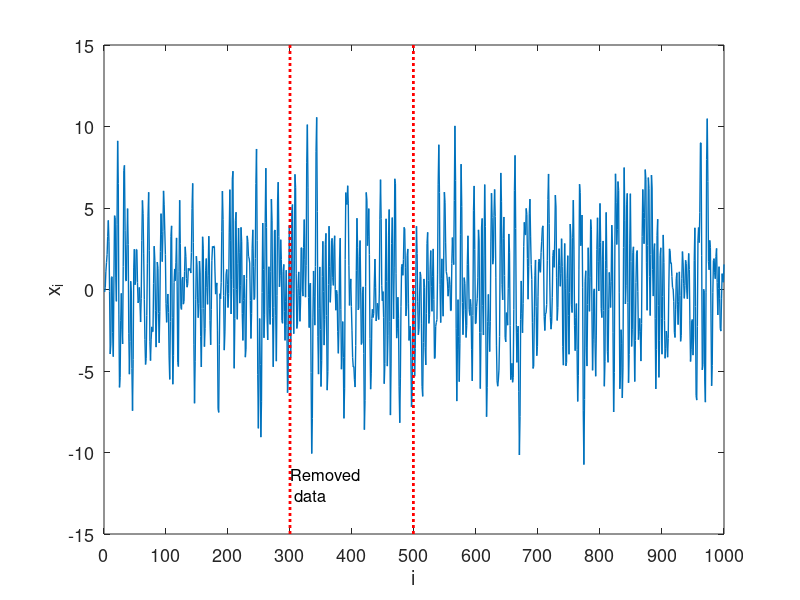

The MATLAB script that drew this image: (Note: this script raises an error after producing the figure.)
%Tests the Gibbs sampling algorithm on AR modeled data of 4th order

clear;close all;
global order N x_damaged zSize y mstart mplusl y1 y2 ylims

order=4; %order of AR model
N=1000; %size of data
mstart=300; %data removal starts from here
mplusl=499; %data removed until here
zSize=mplusl-mstart;

%Generate AR modeled data
c = fir1(256, 0.5);
[alpha,p0] = lpc(c,order);
e = randn(1,N);
x = filter(1,alpha,e);
original_z=x(mstart:mplusl-1);

figure;
plot(x,'LineWidth',1);
xlim([0 N])
ylim([-15 15])
set(gca,'FontSize',13)
ylims = get(gca,'YLim');
hold on
plot([mstart mstart],ylims, 'r:','LineWidth',2);
hold on
plot([mplusl mplusl],ylims, 'r:','LineWidth',2);
xlabel('i');
ylabel('x_i');
text(mstart+0.5,ylims(1)+3,sprintf('Removed\n data'),'FontSize',12);
set(gca,'XTick',0:N/10:N)

%remove part of the data
y1=x(1:mstart-1);
y2=x(mplusl:end);
y=[y1 y2];
x_damaged=x;
x_damaged(mstart:mplusl-1)=0;

%restore data
iters=2*zSize;
burnIn=50;
x_restored=gibbs_sampler_audio_restoration(x_damaged,iters,burnIn);

print -deps gibbrestoredARData